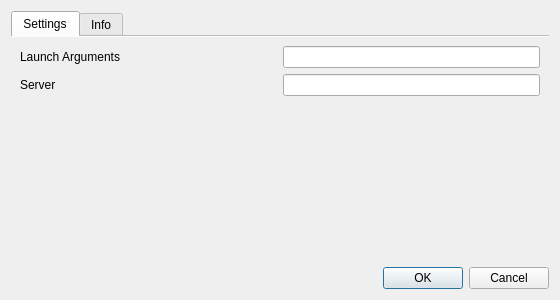
<?xml version="1.0" encoding="UTF-8"?>
<ui version="4.0">
 <class>Settings</class>
 <widget class="QWidget" name="Settings">
  <property name="geometry">
   <rect>
    <x>0</x>
    <y>0</y>
    <width>560</width>
    <height>300</height>
   </rect>
  </property>
  <property name="windowTitle">
   <string>Settings</string>
  </property>
  <layout class="QVBoxLayout" name="verticalLayout">
   <item>
    <widget class="QTabWidget" name="tabWidget">
     <property name="currentIndex">
      <number>0</number>
     </property>
     <property name="usesScrollButtons">
      <bool>false</bool>
     </property>
     <property name="documentMode">
      <bool>true</bool>
     </property>
     <widget class="QWidget" name="settingsTab">
      <attribute name="title">
       <string>Settings</string>
      </attribute>
      <layout class="QVBoxLayout" name="verticalLayout_2">
       <item>
        <layout class="QHBoxLayout" name="horizontalLayout_3">
         <item>
          <widget class="QLabel" name="argumentsLabel">
           <property name="sizePolicy">
            <sizepolicy hsizetype="MinimumExpanding" vsizetype="Preferred">
             <horstretch>0</horstretch>
             <verstretch>0</verstretch>
            </sizepolicy>
           </property>
           <property name="text">
            <string>Launch Arguments</string>
           </property>
          </widget>
         </item>
         <item>
          <widget class="QLineEdit" name="argumentsEdit">
           <property name="sizePolicy">
            <sizepolicy hsizetype="Expanding" vsizetype="Fixed">
             <horstretch>0</horstretch>
             <verstretch>0</verstretch>
            </sizepolicy>
           </property>
          </widget>
         </item>
        </layout>
       </item>
       <item>
        <layout class="QHBoxLayout" name="horizontalLayout_2">
         <item>
          <widget class="QLabel" name="serverLabel">
           <property name="sizePolicy">
            <sizepolicy hsizetype="MinimumExpanding" vsizetype="Preferred">
             <horstretch>0</horstretch>
             <verstretch>0</verstretch>
            </sizepolicy>
           </property>
           <property name="text">
            <string>Server</string>
           </property>
          </widget>
         </item>
         <item>
          <widget class="QLineEdit" name="serverEdit">
           <property name="sizePolicy">
            <sizepolicy hsizetype="Expanding" vsizetype="Fixed">
             <horstretch>0</horstretch>
             <verstretch>0</verstretch>
            </sizepolicy>
           </property>
          </widget>
         </item>
        </layout>
       </item>
       <item>
        <spacer name="verticalSpacer">
         <property name="orientation">
          <enum>Qt::Vertical</enum>
         </property>
         <property name="sizeHint" stdset="0">
          <size>
           <width>20</width>
           <height>40</height>
          </size>
         </property>
        </spacer>
       </item>
      </layout>
     </widget>
     <widget class="QWidget" name="infoTab">
      <attribute name="title">
       <string>Info</string>
      </attribute>
      <layout class="QVBoxLayout" name="verticalLayout_3">
       <item>
        <layout class="QHBoxLayout" name="revisionLayout">
         <item>
          <widget class="QLabel" name="revisionText">
           <property name="sizePolicy">
            <sizepolicy hsizetype="MinimumExpanding" vsizetype="Preferred">
             <horstretch>0</horstretch>
             <verstretch>0</verstretch>
            </sizepolicy>
           </property>
           <property name="text">
            <string>Current Revision</string>
           </property>
          </widget>
         </item>
         <item>
          <widget class="QLabel" name="revisionLabel">
           <property name="sizePolicy">
            <sizepolicy hsizetype="Expanding" vsizetype="Preferred">
             <horstretch>0</horstretch>
             <verstretch>0</verstretch>
            </sizepolicy>
           </property>
           <property name="text">
            <string>CURRENT_REVISION</string>
           </property>
           <property name="alignment">
            <set>Qt::AlignRight|Qt::AlignTrailing|Qt::AlignVCenter</set>
           </property>
          </widget>
         </item>
        </layout>
       </item>
       <item>
        <layout class="QHBoxLayout" name="installLayout">
         <item>
          <widget class="QLabel" name="installText">
           <property name="sizePolicy">
            <sizepolicy hsizetype="MinimumExpanding" vsizetype="Preferred">
             <horstretch>0</horstretch>
             <verstretch>0</verstretch>
            </sizepolicy>
           </property>
           <property name="text">
            <string>Install Path</string>
           </property>
          </widget>
         </item>
         <item>
          <widget class="QLineEdit" name="installLabel">
           <property name="text">
            <string>INSTALL_PATH</string>
           </property>
           <property name="readOnly">
            <bool>true</bool>
           </property>
          </widget>
         </item>
        </layout>
       </item>
       <item>
        <spacer name="verticalSpacer_2">
         <property name="orientation">
          <enum>Qt::Vertical</enum>
         </property>
         <property name="sizeHint" stdset="0">
          <size>
           <width>20</width>
           <height>40</height>
          </size>
         </property>
        </spacer>
       </item>
       <item>
        <layout class="QHBoxLayout" name="horizontalLayout">
         <item>
          <widget class="QLabel" name="verifyLabel">
           <property name="text">
            <string>Verify Files</string>
           </property>
          </widget>
         </item>
         <item>
          <spacer name="horizontalSpacer">
           <property name="orientation">
            <enum>Qt::Horizontal</enum>
           </property>
           <property name="sizeHint" stdset="0">
            <size>
             <width>40</width>
             <height>20</height>
            </size>
           </property>
          </spacer>
         </item>
         <item>
          <widget class="QPushButton" name="verifyButton">
           <property name="text">
            <string>Verify</string>
           </property>
          </widget>
         </item>
        </layout>
       </item>
      </layout>
     </widget>
    </widget>
   </item>
   <item>
    <widget class="QDialogButtonBox" name="buttonBox">
     <property name="standardButtons">
      <set>QDialogButtonBox::Cancel|QDialogButtonBox::Ok</set>
     </property>
     <property name="centerButtons">
      <bool>false</bool>
     </property>
    </widget>
   </item>
  </layout>
 </widget>
 <resources/>
 <connections>
  <connection>
   <sender>buttonBox</sender>
   <signal>rejected()</signal>
   <receiver>Settings</receiver>
   <slot>hide()</slot>
   <hints>
    <hint type="sourcelabel">
     <x>187</x>
     <y>235</y>
    </hint>
    <hint type="destinationlabel">
     <x>187</x>
     <y>129</y>
    </hint>
   </hints>
  </connection>
 </connections>
</ui>
